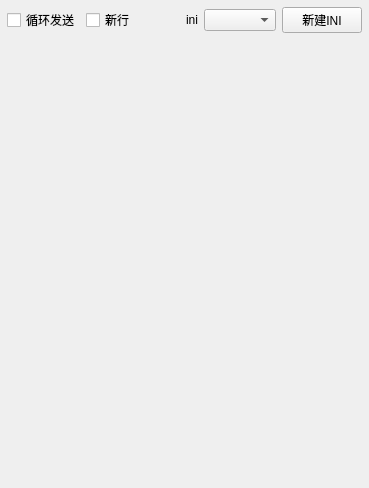
<?xml version="1.0" encoding="UTF-8"?>
<ui version="4.0">
 <class>MultiSendForm</class>
 <widget class="QWidget" name="MultiSendForm">
  <property name="geometry">
   <rect>
    <x>0</x>
    <y>0</y>
    <width>369</width>
    <height>488</height>
   </rect>
  </property>
  <property name="windowTitle">
   <string>Form</string>
  </property>
  <layout class="QVBoxLayout" name="verticalLayout">
   <property name="leftMargin">
    <number>2</number>
   </property>
   <property name="topMargin">
    <number>2</number>
   </property>
   <property name="rightMargin">
    <number>2</number>
   </property>
   <property name="bottomMargin">
    <number>2</number>
   </property>
   <item>
    <widget class="QWidget" name="widget_MultiSend" native="true">
     <property name="styleSheet">
      <string notr="true"/>
     </property>
     <layout class="QVBoxLayout" name="verticalLayout_2">
      <property name="leftMargin">
       <number>5</number>
      </property>
      <property name="topMargin">
       <number>5</number>
      </property>
      <property name="rightMargin">
       <number>5</number>
      </property>
      <property name="bottomMargin">
       <number>5</number>
      </property>
      <item>
       <layout class="QHBoxLayout" name="horizontalLayout">
        <item>
         <widget class="QCheckBox" name="checkBox_CycleSend">
          <property name="text">
           <string>循环发送</string>
          </property>
         </widget>
        </item>
        <item>
         <widget class="QCheckBox" name="checkBox_SendNewLine">
          <property name="text">
           <string>新行</string>
          </property>
         </widget>
        </item>
        <item>
         <spacer name="horizontalSpacer">
          <property name="orientation">
           <enum>Qt::Horizontal</enum>
          </property>
          <property name="sizeHint" stdset="0">
           <size>
            <width>40</width>
            <height>20</height>
           </size>
          </property>
         </spacer>
        </item>
        <item>
         <widget class="QLabel" name="label_Ini">
          <property name="text">
           <string>ini</string>
          </property>
         </widget>
        </item>
        <item>
         <widget class="QComboBox" name="comboBox_IniFile"/>
        </item>
        <item>
         <widget class="QPushButton" name="pushButton_NewIni">
          <property name="text">
           <string>新建INI</string>
          </property>
         </widget>
        </item>
       </layout>
      </item>
      <item>
       <widget class="QScrollArea" name="scrollArea">
        <property name="frameShape">
         <enum>QFrame::NoFrame</enum>
        </property>
        <property name="widgetResizable">
         <bool>true</bool>
        </property>
        <widget class="QWidget" name="scrollAreaWidgetContents">
         <property name="geometry">
          <rect>
           <x>0</x>
           <y>0</y>
           <width>355</width>
           <height>443</height>
          </rect>
         </property>
         <layout class="QVBoxLayout" name="verticalLayout_3">
          <property name="leftMargin">
           <number>0</number>
          </property>
          <property name="topMargin">
           <number>0</number>
          </property>
          <property name="rightMargin">
           <number>0</number>
          </property>
          <property name="bottomMargin">
           <number>0</number>
          </property>
          <item>
           <layout class="QGridLayout" name="gridLayout_MultiItem"/>
          </item>
         </layout>
        </widget>
       </widget>
      </item>
     </layout>
    </widget>
   </item>
  </layout>
 </widget>
 <resources/>
 <connections/>
</ui>
